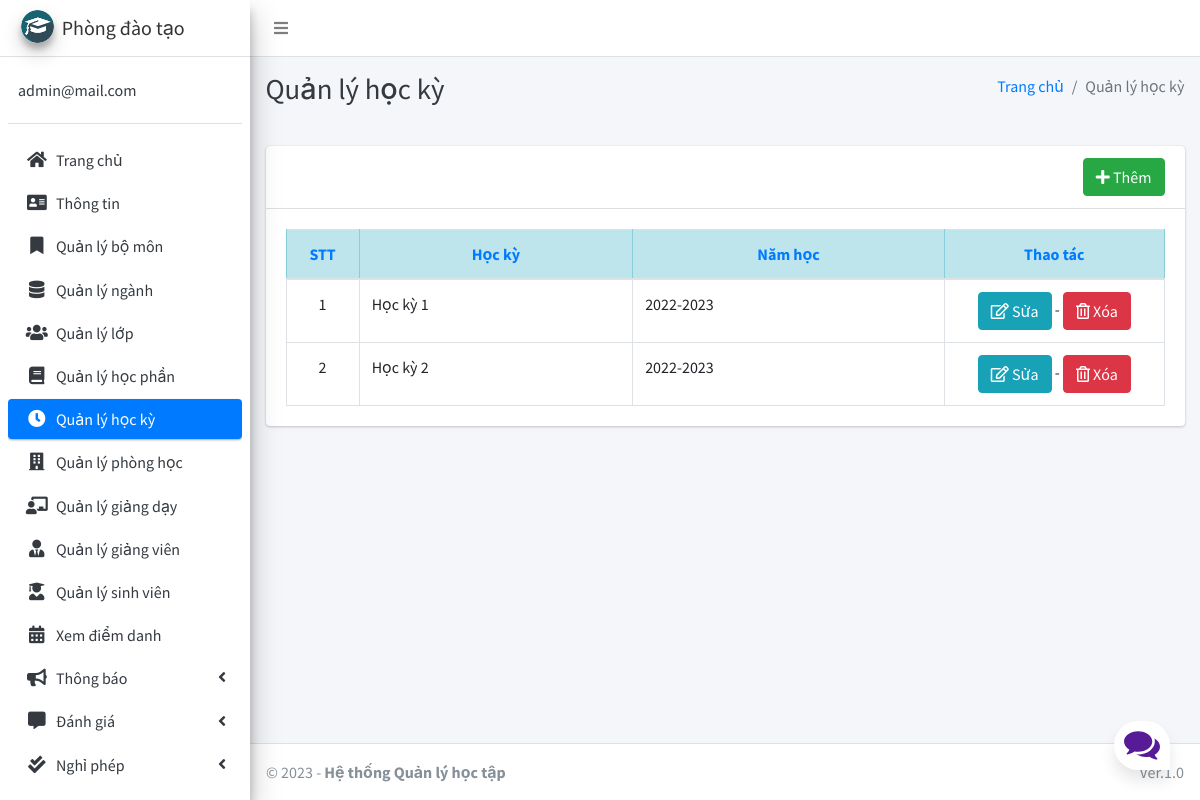
Screenshot of /session/manage/ (signed in) with the database file from the repository.
### main_app/models.py (models this page shows, shortened)
class CustomUser(AbstractUser):
    USER_TYPE = ((1, "PDT"), (2, "GV"), (3, "SV"))
    id = models.CharField(primary_key='True', max_length=10)
    username = None  # Removed username, using email instead
    email = models.EmailField(unique=True)
    user_type = models.CharField(default=1, choices=USER_TYPE, max_length=1)
    fcm_token = models.TextField(default="")  # For firebase notifications
    USERNAME_FIELD = "email"
    REQUIRED_FIELDS = []
    objects = CustomUserManager()

class Session(models.Model):
    name = models.CharField(max_length=15)
    year = models.CharField(max_length=20)

### main_app/hod_views.py (the view)
# urls.py: path("session/manage/", hod_views.manage_session, name='manage_session'),
def manage_session(request):
    sessions = Session.objects.all()
    context = {'sessions': sessions, 'page_title': 'Quản lý học kỳ'}
    return render(request, "hod_template/manage_session.html", context)

### main_app/templates/hod_template/manage_session.html
{% extends 'main_app/base.html' %}
{% load static %}
{% block page_title %}{{page_title}}{% endblock page_title %}
{% block content %}
<section class="content">
    <div class="container-fluid">
        <div class="row">
            <div class="col-md-12">
                <div class="card">
                    <div class="card-header">
                        <div style="float: right;">
                            <a href="{% url 'add_session' %}" class="btn btn-success">
                                <i class="fas fa-plus"></i> Thêm</a>
                        </div>
                    </div>
                    <div class="card-body">
                        <table id="example2" class="table table-bordered table-hover">
                             <thead class="table-info text-primary text-center">
                                <tr>
                                    <th>STT</th>
                                    <th>Học kỳ</th>
                                    <th>Năm học</th>
                                    <th>Thao tác</th>
                                </tr>
                            </thead>
                            <tbody>
                                {% for session in sessions %}
                                <tr>
                                    <td class="text-center col-1">{{ forloop.counter }}</td>
                                    <td>{{session.name}}</td>
                                    <td>{{session.year}}</td>
                                    <td class="text-center col-3">
                                        <a href="{% url 'edit_session' session.id %}" class="btn btn-info"><i class="far fa-edit"></i> Sửa</a> -
                                        <a href="{% url 'delete_session' session.id %}" onclick="return confirm('Bạn có chắc chắn muốn xóa?')" class="btn btn-danger"><i class="far fa-trash-alt"></i> Xóa</a> </td>
                                </tr>
                                {% endfor %}
                            </tbody>
                        </table>
                    </div>
                </div>
            </div>
        </div>
    </div>
</section>
{% endblock content %}

### main_app/templates/main_app/sidebar_template.html (shortened to what this page needs)
{% load static %}
<aside class="main-sidebar sidebar-light-blue elevation-4">
    {% if request.user.user_type == '1' %}
        <a href="{% url 'admin_home' %}" class="brand-link">
            <img src="{% static 'dist/img/cmsl.png' %} " alt="AdminLTE Logo"
                 class="brand-image img-circle elevation-3">
            <span class="brand-text">Phòng đào tạo</span>
        </a>
        <div class="sidebar">
        <div class="user-panel mt-3 pb-3 mb-3 d-flex">
            <div class="info">
                <a href="#" class="d-block">{{ user }}</a>
            </div>
        </div>
        <nav class="mt-2">
        <ul class="nav nav-pills nav-sidebar flex-column" data-widget="treeview" role="menu" data-accordion="false">
        <li class="nav-item">
            {% url 'admin_home' as admin_home %}
            <a href="{{ admin_home }}" class="nav-link {% if admin_home == request.path %} active {% endif %}">
                <i class="nav-icon fas fa-home"></i>
                <p>
                    Trang chủ
                </p>
            </a>
        </li>
        <li class="nav-item">
            {% url 'admin_view_profile' as admin_view_profile %}
            <a href="{{ admin_view_profile }}"
               class="nav-link {% if admin_view_profile == request.path %} active {% endif %}">
                <i class="nav-icon fas fa-address-card"></i>
                <p>
                    Thông tin
                </p>
            </a>
        </li>
        <li class="nav-item">
            {% url 'manage_department' as manage_department %}
            <a href="{{ manage_department }}" class="nav-link {% if manage_department == request.path %} active {% endif %}">
                <i class="nav-icon fas fa-bookmark"></i>
                <p>
                    Quản lý bộ môn
                </p>
            </a>
        </li>
                <li class="nav-item">
                    {% url 'manage_major' as manage_major %}
                    {% url 'edit_major' department_id as edit_major %}
                    <a href="{{ manage_major }}"
                       class="nav-link  {% if edit_major == request.path or manage_major == request.path %} active {% endif %}">
                        <i class="nav-icon fas fa-database"></i>
                        <p>
                            Quản lý ngành
                        </p>
                    </a>
                </li>
                        <li class="nav-item">
                    {% url 'manage_grade' as manage_grade %}
                    {% url 'edit_grade' department_id as edit_grade %}
                    <a href="{{ manage_grade }}"
                       class="nav-link  {% if edit_grade == request.path or manage_grade == request.path %} active {% endif %}">
                        <i class="nav-icon fas fa-users"></i>
                        <p>
                            Quản lý lớp
                        </p>
                    </a>
                </li>
                        <li class="nav-item">
                    {% url 'manage_subject' as manage_subject %}
                    {% url 'edit_subject' subject_id as edit_subject %}
                    <a href="{{ manage_subject }}"
                       class="nav-link  {% if edit_subject == request.path or manage_subject == request.path %} active {% endif %}">
                        <i class="nav-icon fas fa-book"></i>
                        <p>
                            Quản lý học phần
                        </p>
                    </a>
                </li>
                        <li class="nav-item">
                    {% url 'manage_session' as manage_session %}
                    {% url 'edit_session' session_id as edit_session %}
                    <a href="{{ manage_session }}"
                       class="nav-link  {% if edit_session == request.path or manage_session == request.path %} active {% endif %}">
                        <i class="nav-icon fas fa-clock"></i>
                        <p>
                            Quản lý học kỳ
                        </p>
                    </a>
                </li>
                        <li class="nav-item">
                    {% url 'manage_room' as manage_room %}
                    {% url 'edit_room' room_id as edit_room %}
                    <a href="{{ manage_room }}"
                       class="nav-link {% if manage_room == request.path or request.path == edit_room %} active {% endif %}">
                        <i class="fas fa-building nav-icon"></i>
                        <p>
                            Quản lý phòng học
                        </p>
                    </a>
                </li>
                        <li class="nav-item">
                    {% url 'manage_assign' as manage_assign %}
                    {% url 'edit_assign' assign_id as edit_assign %}
                    <a href="{{ manage_assign }}"
                       class="nav-link {% if manage_assign == request.path or request.path == edit_assign %} active {% endif %}">
                        <i class="nav-icon fas fa-chalkboard-teacher"></i>
                        <p>
                            Quản lý giảng dạy
                        </p>
                    </a>
                </li>
                <li class="nav-item">
            {% url 'manage_staff' as manage_staff %}
            {% url 'edit_staff' staff_id as edit_staff %}
            <a href="{{ manage_staff }}"
               class="nav-link {% if manage_staff == request.path or request.path == edit_staff %} active {% endif %}">
                <i class="nav-icon fas fa-user-tie"></i>
                <p>
                    Quản lý giảng viên
                </p>
            </a>
        </li>
        <li class="nav-item">
            {% url 'manage_student' as manage_student %}
            {% url 'edit_student' student_id as edit_student %}
            <a href="{{ manage_student }}"
               class="nav-link  {% if edit_student == request.path or manage_student == request.path %} active {% endif %}">
                <i class="nav-icon fas fa-user-graduate"></i>
                <p>
                    Quản lý sinh viên
                </p>
            </a>
        </li>
        <li class="nav-item">
            {% url 'admin_view_attendance' as admin_view_attendance %}
            <a href="{{ admin_view_attendance }}"
               class="nav-link  {% if admin_view_attendance == request.path %} active {% endif %}">
                <i class="nav-icon fas fa-calendar-alt"></i>
                <p>
                    Xem điểm danh
                </p>
            </a>
        </li>
        <li class="nav-item has-treeview">
            <a href="#" class="nav-link">
                <i class="nav-icon fas fa-bullhorn"></i>
                <p>
                    Thông báo
                    <i class="fas fa-angle-left right"></i>
                </p>
            </a>
        </li>
                <li class="nav-item has-treeview">
            <a href="#" class="nav-link">
                <i class="nav-icon fas fa-comment-alt"></i>
                <p>
                    Đánh giá
                    <i class="fas fa-angle-left right"></i>
                </p>
            </a>
        </li>
                <li class="nav-item has-treeview">
            <a href="#" class="nav-link">
                <i class="nav-icon fas fa-check-double"></i>
                <p>
                    Nghỉ phép
                    <i class="fas fa-angle-left right"></i>
                </p>
            </a>
        </li>
    {% endif %}
    <li class="nav-item">
        <a href="{% url 'user_logout' %}"
           onclick="return confirm('Bạn có chắc chắn muốn đăng xuất?')"
           class="nav-link">
        </a>
    </li>
    </ul>
    </nav>
    </div>
</aside>

### main_app/static/style.css (style rules this page uses)
* { box-sizing: border-box; margin: 0; padding: 0; }
body { font-family: 'Nunito', sans-serif; font-weight: 400; font-size: 100%; background: #F1F1F1; }
*, html { --primaryGradient: linear-gradient(93.12deg, #581B98 0.52%, #9C1DE7 100%); --secondaryGradient: linear-gradient(268.91deg, #581B98 -2.14%, #9C1DE7 99.69%); --primaryBoxShadow: 0px 10px 15px rgba(0, 0, 0, 0.1); --secondaryBoxShadow: 0px -10px 15px rgba(0, 0, 0, 0.1); --primary: #581B98; }

### rows the page displays
CustomUser: email "admin@mail.com"
Session: name "Học kỳ 1", year "2022-2023"
Session: name "Học kỳ 2", year "2022-2023"

### other values shown
{{ page_title }} "Quản lý học kỳ"
